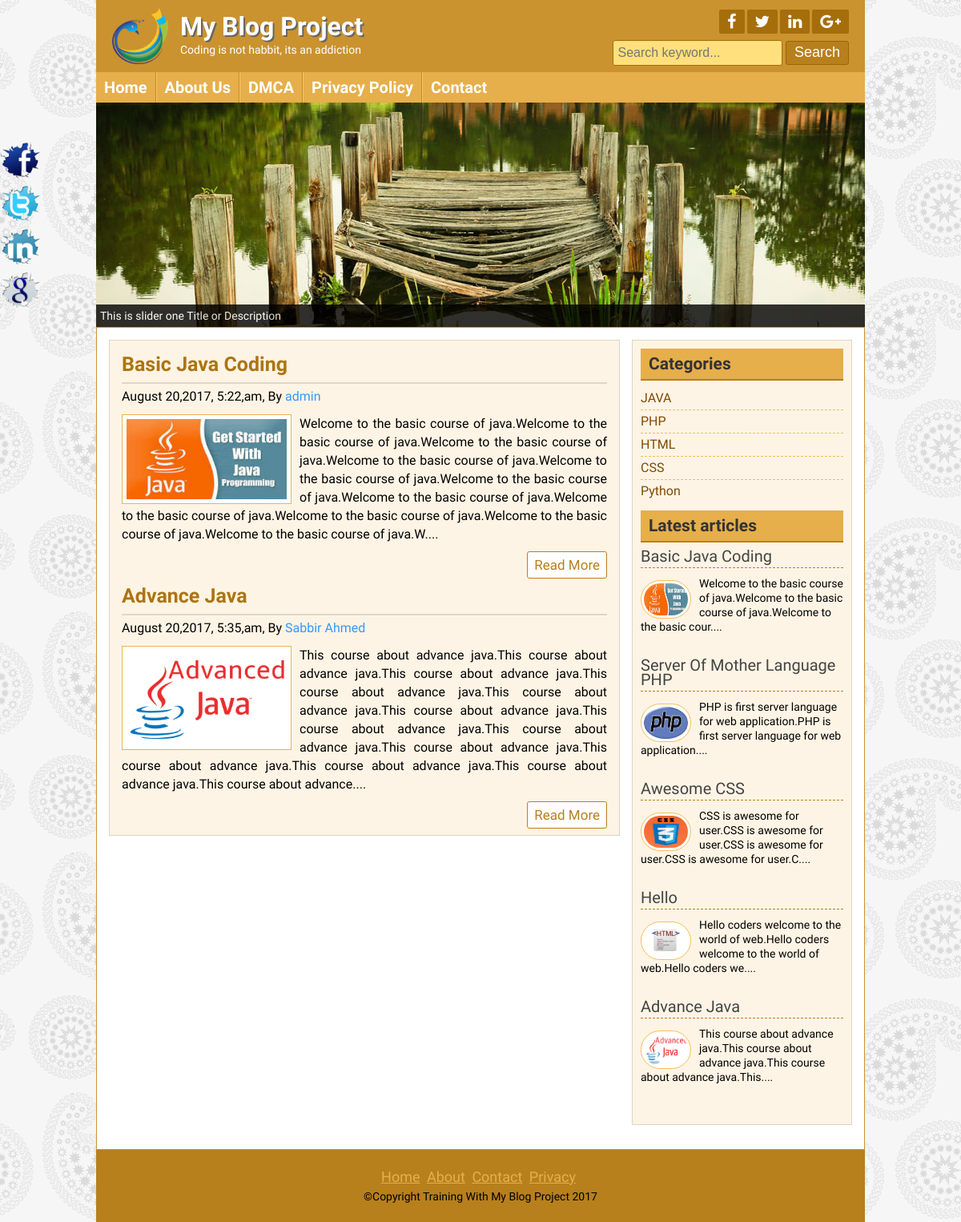
The app's page /posts.php?catagory=9 with its own data.
### tables this page shows
CREATE TABLE `tbl_slogan` (
  `id` int(11) NOT NULL,
  `title` varchar(255) NOT NULL,
  `slogan` varchar(255) NOT NULL,
  `logo` varchar(255) NOT NULL
);

CREATE TABLE `tbl_social` (
  `id` int(11) NOT NULL,
  `facebook` varchar(255) NOT NULL,
  `twitter` varchar(255) NOT NULL,
  `linkedin` varchar(255) NOT NULL,
  `google` varchar(255) NOT NULL
);

CREATE TABLE `tbl_page` (
  `id` int(11) NOT NULL,
  `name` varchar(255) NOT NULL,
  `body` text NOT NULL
);

CREATE TABLE `tbl_post` (
  `id` int(11) NOT NULL,
  `cat_id` int(11) NOT NULL,
  `title` varchar(255) NOT NULL,
  `body` text NOT NULL,
  `image` varchar(255) NOT NULL,
  `author` varchar(50) NOT NULL,
  `tags` varchar(255) NOT NULL,
  `date` timestamp NOT NULL DEFAULT CURRENT_TIMESTAMP,
  `userid` int(11) NOT NULL
);

CREATE TABLE `tbl_catagory` (
  `id` int(11) NOT NULL,
  `cat_name` varchar(100) NOT NULL
);

CREATE TABLE `tbl_footer` (
  `id` int(11) NOT NULL,
  `note` varchar(255) NOT NULL
);

### lib/Database.php (called while the page is built, shortened)
<?php
Class Database{
	public $host   = DB_HOST;
	public $user   = DB_USER;
	public $pass   = DB_PASS;
	public $dbname = DB_NAME;
	public $link;
	private function connectDB(){
	$this->link = new mysqli($this->host, $this->user, $this->pass, $this->dbname);
 }
	public function select($query){
		$result = $this->link->query($query) or die($this->link->error.__LINE__);
		if($result->num_rows > 0){
			return $result;
		} else {
			return false;
		}
	}
}
?>

### helpers/Format.php (called while the page is built, shortened)
<?php
class Format
{
    public function formatDate($date)
    {
        return date('F j,Y, g:i,a', strtotime($date));
    }
    public function textShorten($body,$limit = 400)
    {
        $body = $body." ";
        $body = substr($body, 0, $limit);
        $body = $body. "....";
        return $body;
    }
}
?>

### posts.php (the view)
<?php include('inc/header.php'); ?>
<?php include('inc/slider.php'); ?>
<?php
 $postsid = mysqli_real_escape_string($db->link, $_GET['catagory']);
if(!isset($postsid)|| $postsid == NULL)
{
    header("Location:404.php");
}
else
{
    $cat_id = $postsid;
}
?>
            <div class="contentsection contemplete clear">
		<div class="maincontent clear">
                    <?php
                    $sql = "SELECT * FROM tbl_post WHERE cat_id = $cat_id";
                    $post = $db->select($sql);
                    if($post)
                    {
                        while($value = $post->fetch_assoc())
                        {
                          ?>
            <div class="samepost clear">
<h2><a href="post.php?id=<?= $value['id']; ?>">
<?= $value['title']; ?></a></h2>
    <h4><?= $format->formatDate($value['date']); ?>, By <a href="#"><?= $value['author'] ?></a></h4>
	<a href="#"><img src="admin/<?= $value['image'] ?>" alt="post image"/></a>
        <p> <?= $format->textShorten($value['body']); ?> </p>
<div class="readmore clear">
<a href="post.php?id=<?= $value['id']; ?>">Read More</a>
</div>
</div>
              <?php } ?>
                   <?php } else { ?>
                    <h3>No Post Available For This Catagory</h3>
                     <?php } ?>
            	</div>
            <?php include('inc/sidebar.php'); ?>
            <?php include('inc/footer.php'); ?>

### inc/header.php (shortened to what this page needs)
<?php include('lib/Database.php'); ?>
<?php include('helpers/Format.php'); ?>
<?php
 $db = new Database();
 $format = new Format();
?>
<!DOCTYPE html>
<html>
<head>
	<link rel="stylesheet" href="font-awesome-4.5.0/css/font-awesome.css">
	<link rel="stylesheet" href="css/nivo-slider.css" type="text/css" media="screen" />
	<link rel="stylesheet" href="style.css">
</head>
<body>
	<div class="headersection templete clear">
		<a href="#">
    <div class="logo">
<?php
$sql = "SELECT * FROM tbl_slogan WHERE id='1'";
$blog_title = $db->select($sql);
if($blog_title)
{
while($value = $blog_title->fetch_assoc())
{
?>
<img src="admin/<?= $value['logo'];?>" alt="Logo"/>
<h2><?= $value['title']; ?></h2>
<p><?= $value['slogan'] ?></p>
<?php } } ?>
    </div>
		</a>
		<div class="social clear">
    <div class="icon clear">
                         <?php
        $sql = "SELECT * FROM tbl_social WHERE id ='1'";
        $social_media = $db->select($sql);
        if($social_media)
        {
            while($value = $social_media->fetch_assoc())
            {
            ?>
            <a href="<?= $value['facebook'] ?>" target="_blank"><i class="fa fa-facebook"></i></a>
            <a href="<?= $value['twitter'] ?>" target="_blank"><i class="fa fa-twitter"></i></a>
            <a href="<?= $value['linkedin'] ?>" target="_blank"><i class="fa fa-linkedin"></i></a>
            <a href="<?= $value['google'] ?>" target="_blank"><i class="fa fa-google-plus"></i></a>
        <?php } } ?>
    </div>
    <div class="searchbtn clear">
         <form action="search.php" method="get">
            <input type="text" name="search" placeholder="Search keyword..."/>
            <input type="submit" name="submit" value="Search"/>
    </form>
    </div>
		</div>
	</div>
<div class="navsection templete">
	<ul>
                <?php
                $path = $_SERVER['SCRIPT_FILENAME'];
                $currentPage = basename($path, '.php');
                 ?>
		<li><a
                  <?php
                  if($currentPage == 'index')
                  {
                      echo 'id="active"';
                  }
                  ?>
                 href="index.php">Home</a></li>
                <?php
                $sql = "SELECT * FROM tbl_page";
                $all_pages = $db->select($sql);
                if($all_pages)
                {
                    while($value = $all_pages->fetch_assoc())
                    {
                        ?>
 <li><a
         <?php
if(isset($_GET['pageid'])&& $_GET['pageid'] == $value['id'])
{
    echo 'id="active"';
}
         ?>
         href="page.php?pageid=<?=$value['id']?>"><?=$value['name']?></a></li>
                    <?php } } ?>
                   <li><a
                    <?php
                   if($currentPage == 'contact')
                   {
                       echo 'id="active"';
                   }
                   ?>
                   href="contact.php">Contact</a></li>
	</ul>
</div>

### inc/sidebar.php
		<div class="sidebar clear">
<div class="samesidebar clear">
        <h2>Categories</h2>
                <ul>
                    <?php
                    $sql = "SELECT * FROM tbl_catagory";
                    $catagory = $db->select($sql);
                    if($catagory)
                    {
                        while($value = $catagory->fetch_assoc())
                        {
                            ?>
                        <li><a href="posts.php?catagory=<?= $value['id']; ?>"><?= $value['cat_name'] ?></a></li>
                    <?php } } else { ?>
                        <li> No Catagory Found</li>
                  <?php  } ?>
                </ul>
</div>
			<div class="samesidebar clear">
				<h2>Latest articles</h2>
                            <?php
             $sql = "SELECT * FROM tbl_post limit 5";
             $post = $db->select($sql);
                            if($post)
                            {
                            while($value = $post->fetch_assoc())
                                {
                                ?>
    <div class="popular clear">
	<h3><a href="post.php?id=<?= $value['id']; ?>">
<?= $value['title']; ?></a></h3>
	<a href="post.php?id=<?= $value['id']; ?>"><img src="admin/<?= $value['image'] ?>" alt="post image"/></a>
	<?= $format->textShorten($value['body'],100); ?>
</div>
                   <?php } ?>
                   <?php } else {header ("Location:404.php"); } ?>
			</div>
		</div>

### inc/footer.php (shortened to what this page needs)
</div>
	<div class="footersection templete clear">
	  <div class="footermenu clear">
		<ul>
			<li><a href="#">Home</a></li>
			<li><a href="#">About</a></li>
			<li><a href="#">Contact</a></li>
			<li><a href="#">Privacy</a></li>
		</ul>
	  </div>
            <?php
            $sql = "SELECT * FROM tbl_footer WHERE id ='1'";
            $copyright = $db->select($sql);
            if($copyright)
            {
                while($value = $copyright->fetch_assoc())
                {
                 ?>
                     <p>&copy;<?=$value['note']; ?>
                       <?= date('Y'); ?>
                     </p>
            <?php } } ?>
	</div>
	<div class="fixedicon clear">
		<a href="http://www.facebook.com"><img src="images/fb.png" alt="Facebook"/></a>
		<a href="http://www.twitter.com"><img src="images/tw.png" alt="Twitter"/></a>
		<a href="http://www.linkedin.com"><img src="images/in.png" alt="LinkedIn"/></a>
		<a href="http://www.google.com"><img src="images/gl.png" alt="GooglePlus"/></a>
	</div>
</body>
</html>

### records on screen
tbl_slogan: logo (picture), title "My Blog Project", slogan "Coding is not habbit, its an addiction"
tbl_page: name "About Us"
tbl_page: name "DMCA"
tbl_page: name "Privacy Policy"
tbl_post: title "Basic Java Coding", date "August 20,2017, 5:22,am", author "admin", image (picture), body "Welcome to the basic course of java.Welcome to the basic course of java.Welcome to the basic course of java.Welcome to the basic course of java.Welcome to the basic course of java.Welcome to the basic course of java.Welcome to the basic course of java.Welcome to the basic course of java.Welcome to the basic course of java.Welcome to the basic course of java.Welcome to the basic course of java.W....", body "Welcome to the basic course of java.Welcome to the basic course of java.Welcome to the basic cour...."
tbl_post: title "Advance Java", date "August 20,2017, 5:35,am", author "Sabbir Ahmed", image (picture), body "This course about advance java.This course about advance java.This course about advance java.This course about advance java.This course about advance java.This course about advance java.This course about advance java.This course about advance java.This course about advance java.This course about advance java.This course about advance java.This course about advance java.This course about advance....", body "This course about advance java.This course about advance java.This course about advance java.This...."
tbl_catagory: cat_name "JAVA"
tbl_catagory: cat_name "PHP"
tbl_catagory: cat_name "HTML"
tbl_catagory: cat_name "CSS"
tbl_catagory: cat_name "Python"
tbl_post: title "Server Of Mother Language PHP", image (picture), body "PHP is first server language for web application.PHP is first server language for web application...."
tbl_post: title "Awesome CSS", image (picture), body "CSS is awesome for user.CSS is awesome for user.CSS is awesome for user.CSS is awesome for user.C...."
tbl_post: title "Hello", image (picture), body "Hello coders welcome to the world of web.Hello coders welcome to the world of web.Hello coders we...."
tbl_footer: note "Copyright Training With My Blog Project"
